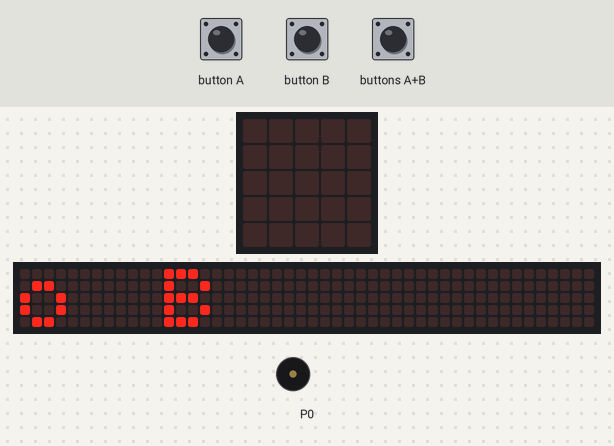
Recording of a program running on a simulated BBC micro:bit (MakeCode). Parts: the board's 5×5 LED display, a strip that is not on the board, showing the scrolling text unrolled, buzzer (waves = sounding). The inputs (shaded band) are chosen by the test bench. A reset restarts the program; the 48×5 strip is a reading aid, not a part: it shows the text the display is scrolling, unrolled, one strip-width of it at a time.

Above: at 10.4 s.
12.1 s: button B pressed for 0.15 s
At 12.32 s:
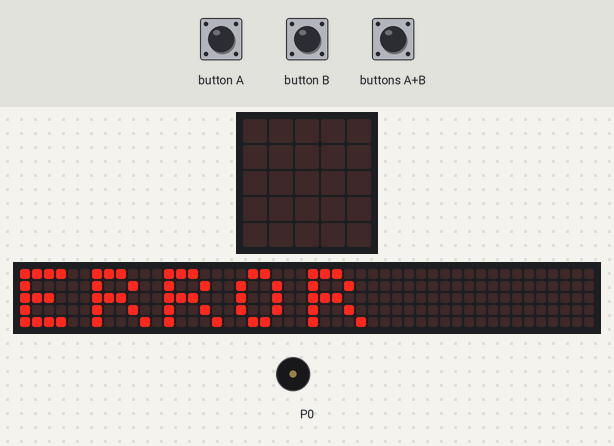
12.8 s: button A pressed for 0.15 s
At 13.37 s:
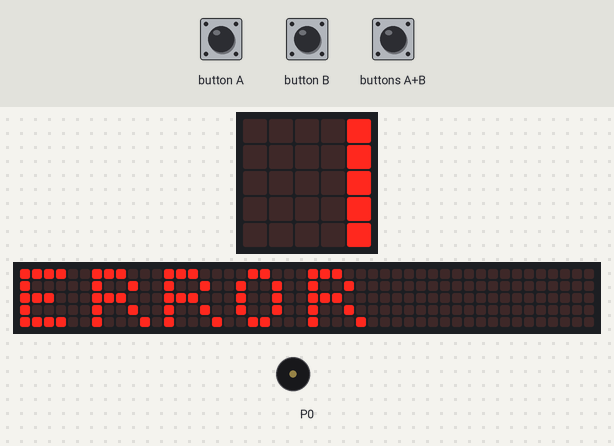
17.5 s: buttons A+B pressed for 1 s
At 18.87 s:
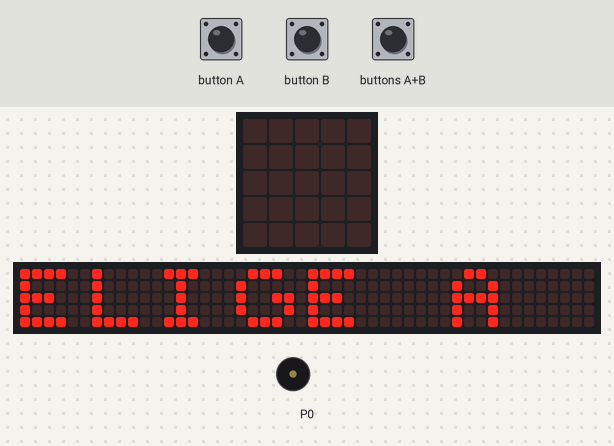
19.1 s: button A pressed for 0.15 s
At 19.32 s:
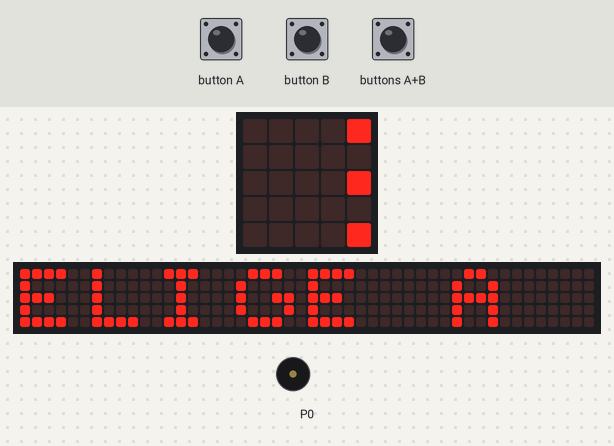
19.8 s: button B pressed for 0.15 s
At 20.07 s:
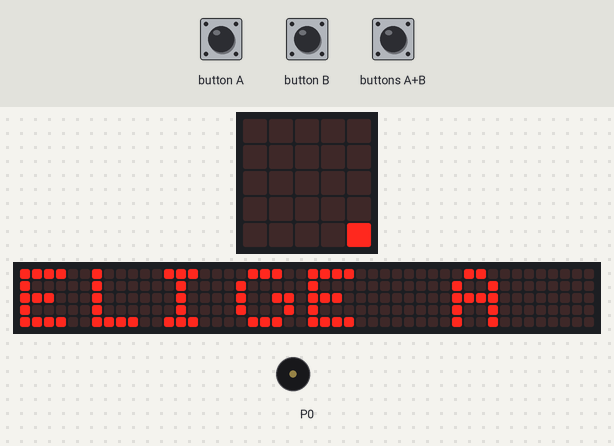
Timing chart, 0 to 22.8 s (numbered marks = the images above; inputs shaded):
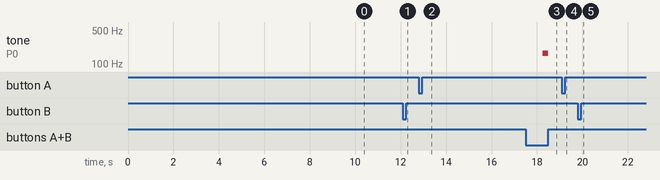

The program:

main.ts
```typescript
input.onButtonPressed(Button.A, function () {
    if (!(terminado)) {
        basic.clearScreen()
        basic.showString("CORRECTO")
        basic.showIcon(IconNames.Yes)
        music.startMelody(music.builtInMelody(Melodies.PowerUp), MelodyOptions.Once)
        terminado = true
    }
})
input.onButtonPressed(Button.AB, function () {
    if (terminado) {
        control.reset()
    }
})
input.onButtonPressed(Button.B, function () {
    if (!(terminado)) {
        basic.clearScreen()
        basic.showString("ERROR")
        basic.showIcon(IconNames.No)
        music.startMelody(music.builtInMelody(Melodies.Wawawawaa), MelodyOptions.Once)
        terminado = true
    }
})
let terminado = false
basic.showString("ELIGE A o B")
```

test.ts
```typescript
// aquí va el archivo "tests"; esto no se compilará cuando este paquete se utilice como una extensión.
```

Measured:
- after the input at 12.1 s, the display: changes after 0.15 s (image 1)
- after the input at 17.5 s, the display: first differs from a run without the input after 1.0 s (image 3 shows a later state)
- after the input at 19.1 s, the display: first differs from a run without the input after 0.15 s (image 4)
- after the input at 19.8 s, the display: first differs from a run without the input after 0.20 s (image 5)
- what the display in image 0 shows lasts 0.4 s, from 10.4 s to 10.8 s
